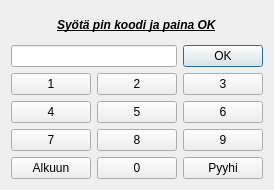
<?xml version="1.0" encoding="UTF-8"?>
<ui version="4.0">
 <class>pinReader</class>
 <widget class="QDialog" name="pinReader">
  <property name="geometry">
   <rect>
    <x>0</x>
    <y>0</y>
    <width>274</width>
    <height>190</height>
   </rect>
  </property>
  <property name="windowTitle">
   <string>Dialog</string>
  </property>
  <layout class="QHBoxLayout" name="horizontalLayout_2">
   <item>
    <layout class="QVBoxLayout" name="verticalLayout">
     <item alignment="Qt::AlignHCenter">
      <widget class="QLabel" name="label">
       <property name="font">
        <font>
         <italic>true</italic>
         <bold>true</bold>
         <underline>true</underline>
        </font>
       </property>
       <property name="text">
        <string>Syötä pin koodi ja paina OK</string>
       </property>
      </widget>
     </item>
     <item>
      <layout class="QHBoxLayout" name="horizontalLayout">
       <item>
        <widget class="QLineEdit" name="lineEditEnterPin"/>
       </item>
       <item>
        <widget class="QPushButton" name="btnReadPin">
         <property name="text">
          <string>OK</string>
         </property>
        </widget>
       </item>
      </layout>
     </item>
     <item>
      <layout class="QGridLayout" name="gridLayout">
       <item row="0" column="0">
        <widget class="QPushButton" name="btn1">
         <property name="text">
          <string>1</string>
         </property>
        </widget>
       </item>
       <item row="1" column="2">
        <widget class="QPushButton" name="btn6">
         <property name="text">
          <string>6</string>
         </property>
        </widget>
       </item>
       <item row="2" column="0">
        <widget class="QPushButton" name="btn7">
         <property name="text">
          <string>7</string>
         </property>
        </widget>
       </item>
       <item row="2" column="1">
        <widget class="QPushButton" name="btn8">
         <property name="text">
          <string>8</string>
         </property>
        </widget>
       </item>
       <item row="0" column="2">
        <widget class="QPushButton" name="btn3">
         <property name="text">
          <string>3</string>
         </property>
        </widget>
       </item>
       <item row="2" column="2">
        <widget class="QPushButton" name="btn9">
         <property name="text">
          <string>9</string>
         </property>
        </widget>
       </item>
       <item row="0" column="1">
        <widget class="QPushButton" name="btn2">
         <property name="text">
          <string>2</string>
         </property>
        </widget>
       </item>
       <item row="1" column="1">
        <widget class="QPushButton" name="btn5">
         <property name="text">
          <string>5</string>
         </property>
        </widget>
       </item>
       <item row="1" column="0">
        <widget class="QPushButton" name="btn4">
         <property name="text">
          <string>4</string>
         </property>
        </widget>
       </item>
       <item row="3" column="0">
        <widget class="QPushButton" name="btnReturn">
         <property name="text">
          <string>Alkuun</string>
         </property>
        </widget>
       </item>
       <item row="3" column="1">
        <widget class="QPushButton" name="btn0">
         <property name="text">
          <string>0</string>
         </property>
        </widget>
       </item>
       <item row="3" column="2">
        <widget class="QPushButton" name="btnErase">
         <property name="text">
          <string>Pyyhi</string>
         </property>
        </widget>
       </item>
      </layout>
     </item>
    </layout>
   </item>
  </layout>
 </widget>
 <resources/>
 <connections/>
</ui>
